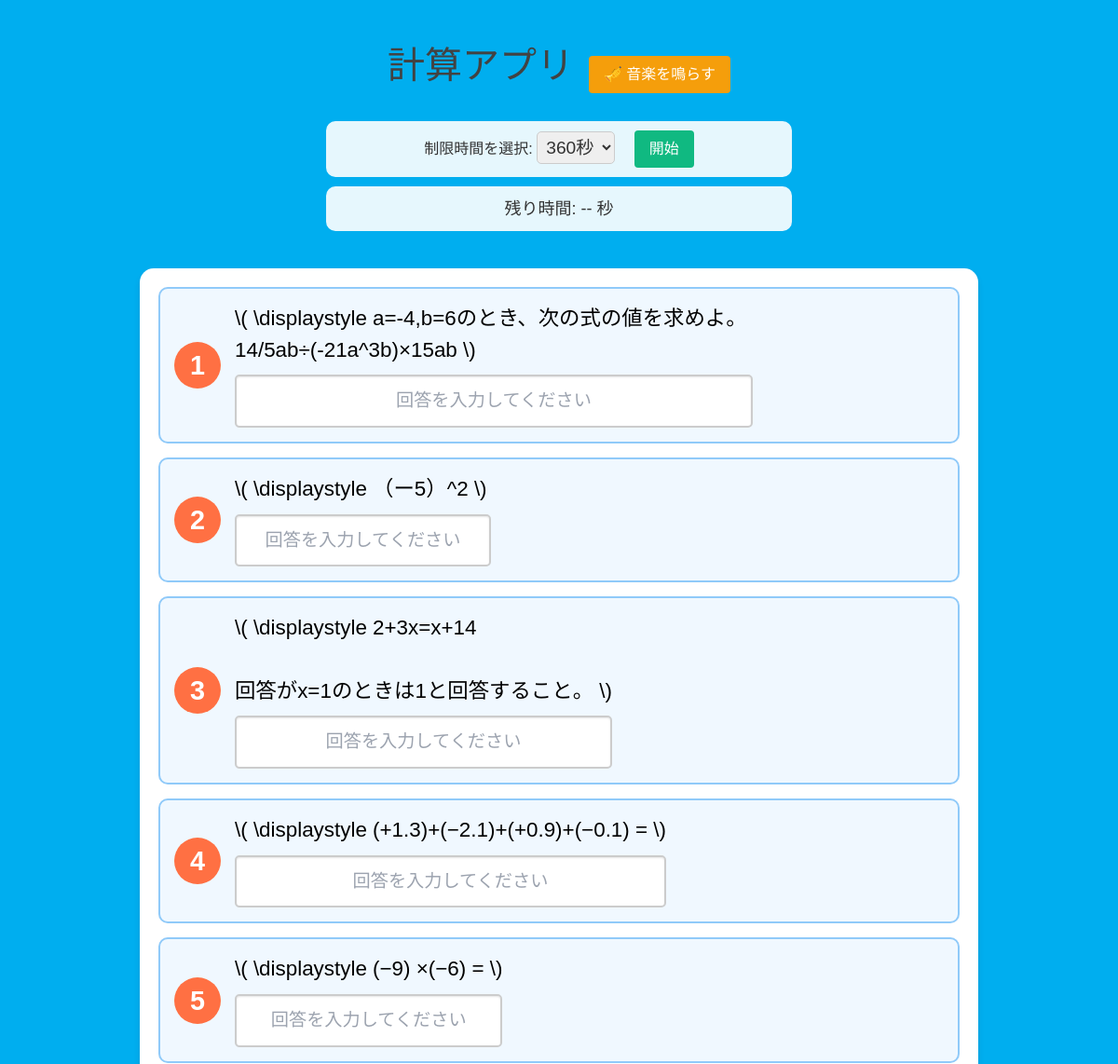
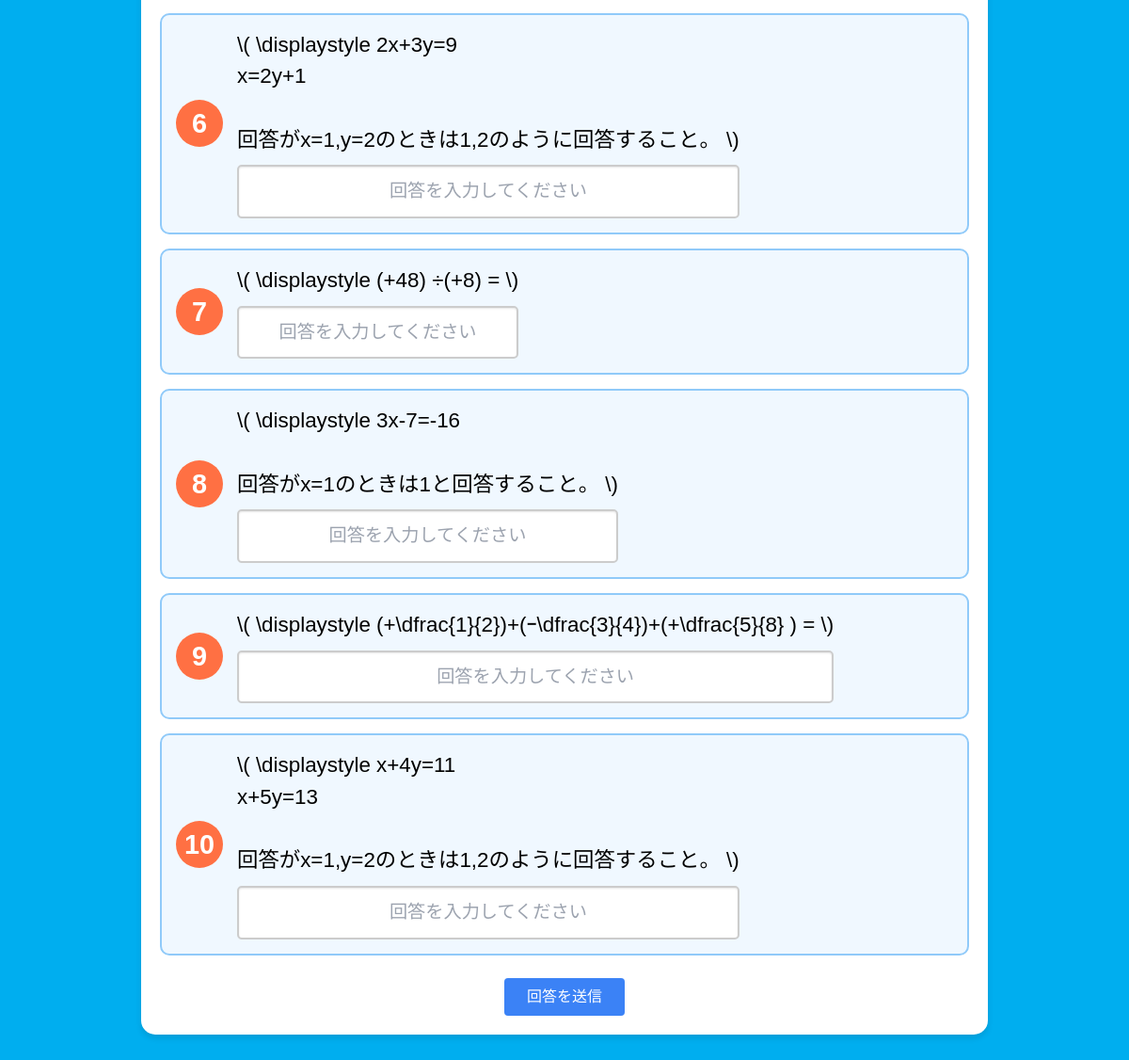
The app's page /quiz/ with its own data (2 pictures, top to bottom).
### mathquiz/models.py (models this page shows, shortened)
class Question(models.Model):
    text = models.TextField(
        verbose_name="問題文",
        help_text="MathJaxを用いた数式を使用できます。"
    )
    correct_answer = models.TextField(
        verbose_name="正答",
        help_text="複数の正答をカンマ区切りで入力できます（例: √2, 1/2, ∞）。"
    )
    explanation = models.TextField(
        verbose_name="解説",
        blank=True,
        help_text="解説を文章、数式、画像リンク、または埋め込み動画として記述できます。"
    )
    algebra_expression = models.TextField(
        verbose_name="数式表現",
        blank=True,
        null=True,  # NULL値を許可
        help_text="問題に関連する数式を記述します（例: Σ, √, lim）。"
    )
    root_value = models.TextField(
        verbose_name="解の値",
        blank=True,
        help_text="複数解がある場合はカンマ区切りで入力します（例: 1, -1, √2）。"
    )
    category = models.ForeignKey(
        Category,
        verbose_name="カテゴリ",
        on_delete=models.CASCADE,
        help_text="この問題が属するカテゴリを選択してください。"
    )
    class Meta:
        verbose_name = "登録した問題"
        verbose_name_plural = "登録した問題"

### mathquiz/views.py (the view)
# urls.py: path('quiz/', views.quiz_view, name='quiz'),  # 問題画面を表示するURL
def quiz_view(request):
    if request.method == 'GET':  # GETリクエストの場合
        questions = list(Question.objects.all())  # データベースからすべての問題を取得
        num_questions = 10  # 出題する問題数
        selected_questions = random.sample(questions, min(num_questions, len(questions)))  # ランダムに10問選択
        return render(request, 'mathquiz/quiz.html', {'questions': selected_questions})
    return redirect('quiz')

### mathquiz/templates/mathquiz/quiz.html (shortened to what this page needs)
{% load static %}
<!DOCTYPE html>
<html lang="ja">
<head>
    <link rel="stylesheet" href="https://cdn.jsdelivr.net/npm/tailwindcss@2.2.19/dist/tailwind.min.css">
</head>
<body>
    <div class="flex justify-center items-center mt-10">
        <h1>計算アプリ</h1>
        <button onclick="playMusic()" class="ml-4 bg-yellow-500 text-white px-4 py-2 rounded hover:bg-yellow-600">🎺 音楽を鳴らす</button>
    </div>
    <div class="timer-container">
        <label for="timer-select" class="timer-label">制限時間を選択:</label>
        <select id="timer-select">
            <option value="360">360秒</option>
        </select>
        <button onclick="startTimer()" class="ml-4 bg-green-500 text-white px-4 py-2 rounded hover:bg-green-600">開始</button>
    </div>
    <div id="timer" class="text-center text-lg mt-4">残り時間: -- 秒</div>
    <div class="quiz-container">
        <form id="quiz-form" method="post" action="/result/">
            {% for question in questions %}
                <div class="question-container">
                    <span class="question-number">{{ forloop.counter }}</span>
                    <div>
                        <p class="question-text">\( \displaystyle {{ question.text }} \)</p>
                        <input type="text" id="answer_{{ forloop.counter0 }}" name="answer_{{ forloop.counter0 }}"
                               class="answer-input" placeholder="回答を入力してください">
                    </div>
                </div>
            {% endfor %}
            <div class="text-center mt-6">
                <button type="submit" class="bg-blue-500 text-white px-6 py-2 rounded hover:bg-blue-600">
                    回答を送信
                </button>
            </div>
        </form>
    </div>
</body>
</html>

### mathquiz/templates/mathquiz/quiz.html (style rules this page uses)
body { background: linear-gradient(to right, #00AEEF, #00AEEF) no-repeat, #f5f5f5; background-size: 100vw 100%; font-family: 'Noto Sans JP', sans-serif; }
.quiz-container { background-color: #ffffff; padding: 20px; border-radius: 15px; box-shadow: 0 4px 6px rgba(0, 0, 0, 0.1); max-width: 900px; margin: 40px auto; text-align: center; }
.question-container { display: flex; align-items: center; margin-bottom: 15px; background-color: #f0f8ff; border-radius: 10px; padding: 15px; text-align: left; border: 2px solid #90caf9; }
.question-number { display: inline-block; font-size: 1.8rem; font-weight: bold; color: white; background-color: #ff7043; width: 50px; height: 50px; line-height: 50px; text-align: center; border-radius: 50%; margin-right: 15px; }
.question-text { font-size: 1.4rem; white-space: pre-wrap; }
.answer-input { width: 100%; padding: 12px; border: 2px solid #ccc; border-radius: 5px; text-align: center; font-size: 1.2rem; box-shadow: inset 0 1px 2px rgba(0, 0, 0, 0.1); margin-top: 10px; }
.timer-container, #timer { color: #333; background-color: rgba(255, 255, 255, 0.9); padding: 10px; border-radius: 10px; max-width: 500px; margin: 10px auto; text-align: center; }
select { padding: 5px; font-size: 1.2rem; border: 1px solid #ccc; border-radius: 5px; }
h1 { font-size: 2.5rem; color: #424242; margin-bottom: 20px; }

### records on screen
Question: text "a=-4,b=6のとき、次の式の値を求めよ。 14/5ab÷(-21a^3b)×15ab"
Question: text "（ー5）^2"
Question: text "2+3x=x+14 回答がx=1のときは1と回答すること。"
Question: text "(+1.3)+(−2.1)+(+0.9)+(−0.1) ="
Question: text "(−9) ×(−6) ="
Question: text "2x+3y=9 x=2y+1 回答がx=1,y=2のときは1,2のように回答すること。"
Question: text "(+48) ÷(+8) ="
Question: text "3x-7=-16 回答がx=1のときは1と回答すること。"
Question: text "(+\\dfrac{1}{2})+(ｰ\\dfrac{3}{4})+(+\\dfrac{5}{8} ) ="
Question: text "x+4y=11 x+5y=13 回答がx=1,y=2のときは1,2のように回答すること。"
